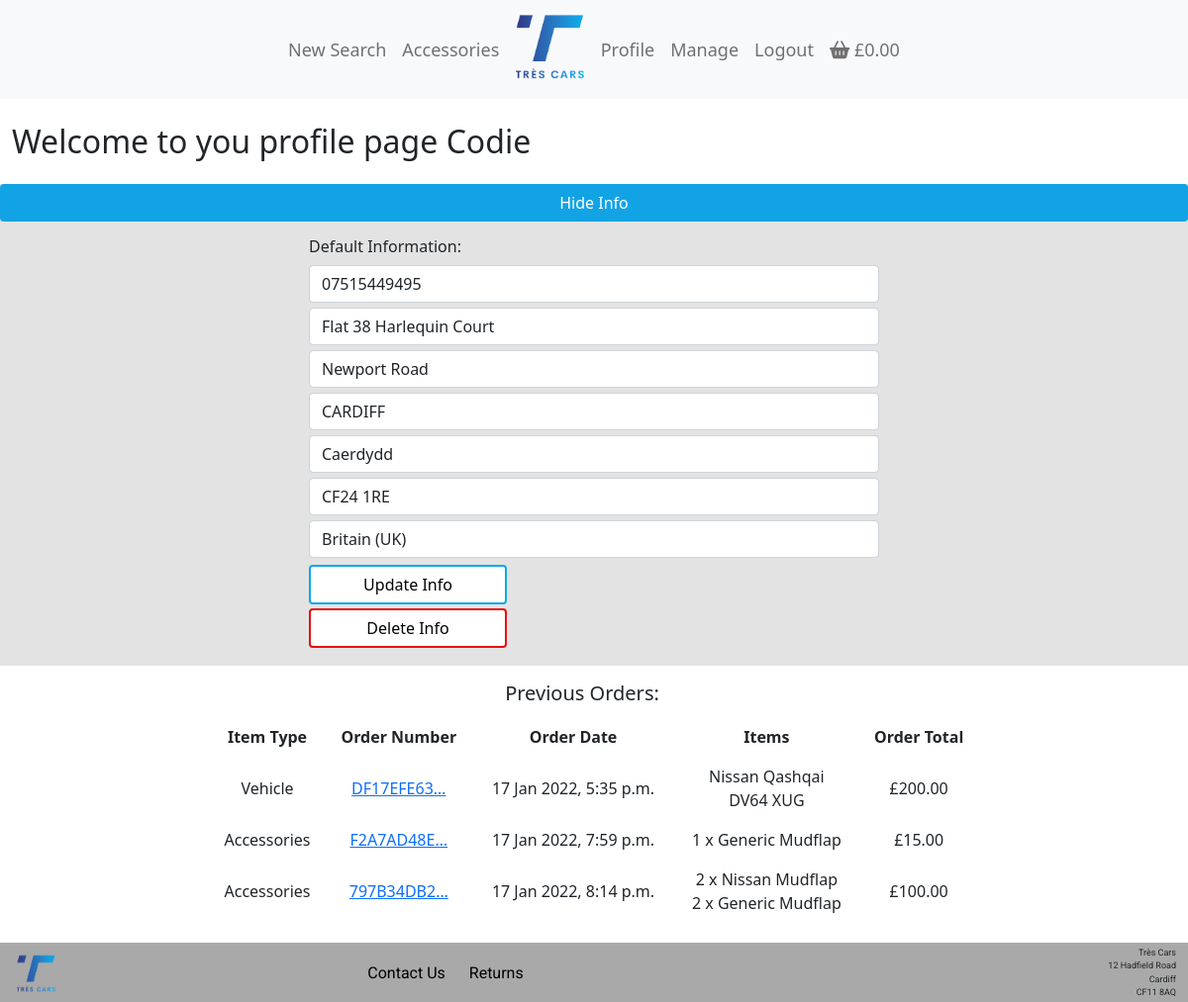
The page /profile/ (signed in) on the database as committed earlier.
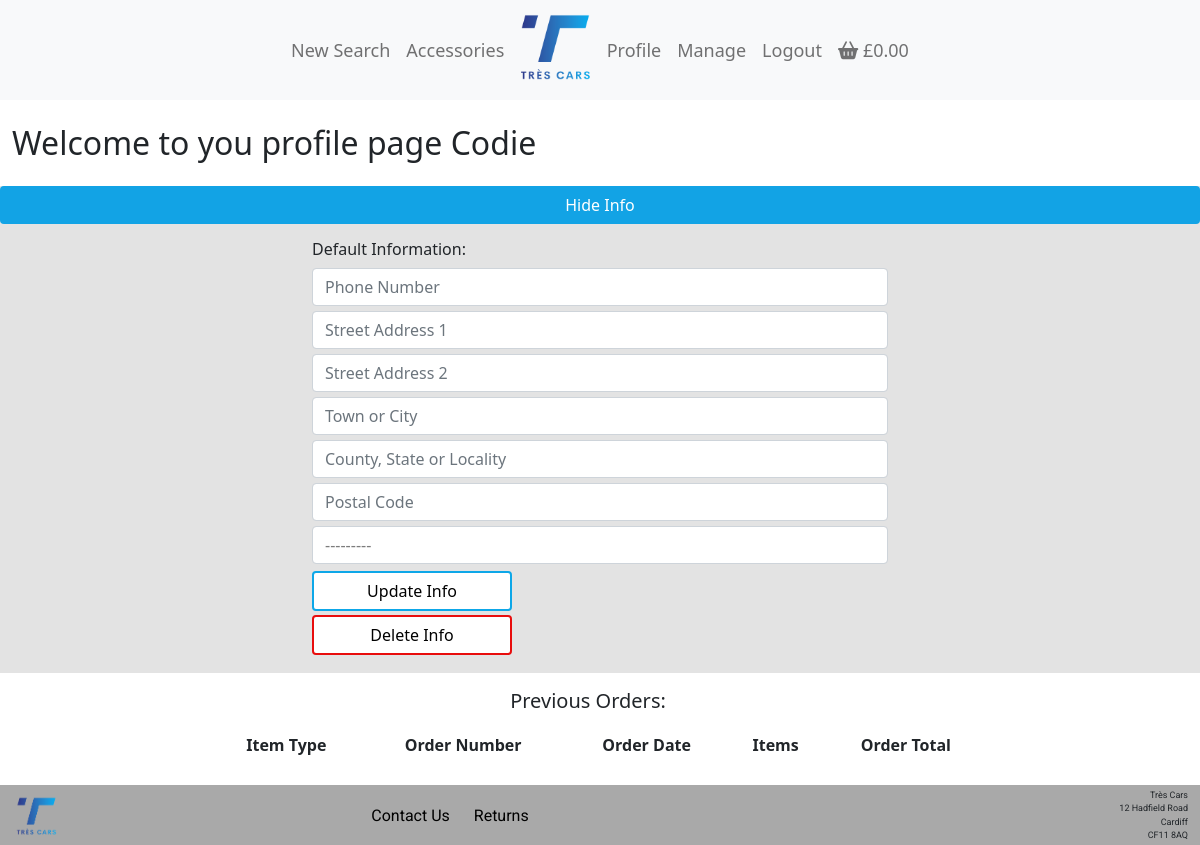
The same page on the database as committed later.
### profiles/models.py (models this page shows)
class UserProfile(models.Model):
    user = models.OneToOneField(User, on_delete=models.CASCADE)
    default_phone_number = models.CharField(max_length=20, null=True, blank=True)
    default_street_address1 = models.CharField(max_length=80, null=True, blank=True)
    default_street_address2 = models.CharField(max_length=80, null=True, blank=True)
    default_town_or_city = models.CharField(max_length=40, null=True, blank=True)
    default_county = models.CharField(max_length=80, null=True, blank=True)
    default_postcode = models.CharField(max_length=20, null=True, blank=True)
    default_country = CountryField(blank_label='Country', null=True, blank=True)
    def __str__(self):
        return self.user.username

### checkout/models.py (models this page shows, shortened)
class Order(models.Model):
    order_number = models.CharField(max_length=32, null=False, editable=False)
    order_type = models.CharField(max_length=15, null=False, blank=False, default='vehicle')
    user_profile = models.ForeignKey(UserProfile, on_delete=models.SET_NULL,
                                     null=True, blank=True, related_name='orders')
    full_name = models.CharField(max_length=50, null=False, blank=False)
    email = models.EmailField(max_length=254, null=False, blank=False)
    phone_number = models.CharField(max_length=20, null=False, blank=False)
    postcode = models.CharField(max_length=20, null=True, blank=True)
    town_or_city = models.CharField(max_length=40, null=False, blank=False)
    street_address1 = models.CharField(max_length=80, null=False, blank=False)
    street_address2 = models.CharField(max_length=80, null=True, blank=True)
    county = models.CharField(max_length=80, null=True, blank=True)
    country = CountryField(blank_label='Country *', null=False, blank=False)
    date = models.DateTimeField(auto_now_add=True)
    delivery_cost = models.DecimalField(max_digits=6, decimal_places=2, null=False, default=0)
    order_total = models.DecimalField(max_digits=10, decimal_places=2, null=False, default=0)
    grand_total = models.DecimalField(max_digits=10, decimal_places=2, null=False, default=0)
    original_bag = models.TextField(null=False, blank=False, default='')
    stripe_pid = models.CharField(max_length=254, null=False, blank=False, default='')

class OrderLineItem(models.Model):
    order = models.ForeignKey(Order, null=False, blank=False, on_delete=models.CASCADE, related_name='lineitems')
    vehicle = models.ForeignKey(Vehicle, null=False, blank=False, on_delete=models.CASCADE)
    lineitem_total = models.DecimalField(max_digits=6, decimal_places=0, null=False, blank=False, editable=False)

class AccessoryOrder(models.Model):
    order_number = models.CharField(max_length=32, null=False, editable=False)
    order_type = models.CharField(max_length=15, null=False, blank=False, default='accessories')
    user_profile = models.ForeignKey(UserProfile, on_delete=models.SET_NULL,
                                     null=True, blank=True, related_name='accessoryOrders')
    full_name = models.CharField(max_length=50, null=False, blank=False)
    email = models.EmailField(max_length=254, null=False, blank=False)
    phone_number = models.CharField(max_length=20, null=False, blank=False)
    postcode = models.CharField(max_length=20, null=True, blank=True)
    town_or_city = models.CharField(max_length=40, null=False, blank=False)
    street_address1 = models.CharField(max_length=80, null=False, blank=False)
    street_address2 = models.CharField(max_length=80, null=True, blank=True)
    county = models.CharField(max_length=80, null=True, blank=True)
    country = CountryField(blank_label='Country *', null=False, blank=False)
    date = models.DateTimeField(auto_now_add=True)
    delivery_cost = models.DecimalField(max_digits=6, decimal_places=2, null=False, default=0)
    order_total = models.DecimalField(max_digits=10, decimal_places=2, null=False, default=0)
    grand_total = models.DecimalField(max_digits=10, decimal_places=2, null=False, default=0)
    original_bag = models.TextField(null=False, blank=False, default='')
    stripe_pid = models.CharField(max_length=254, null=False, blank=False, default='')

class AccessoryOrderLineItem(models.Model):
    order = models.ForeignKey(AccessoryOrder, null=False, blank=False, on_delete=models.CASCADE, related_name='accessorylineitems')
    accessory = models.ForeignKey(Accessory, null=False, blank=False, on_delete=models.CASCADE)
    quantity = models.IntegerField(null=False, blank=False, default=1)
    lineitem_total = models.DecimalField(max_digits=6, decimal_places=0, null=False, blank=False, editable=False)

### vehicles/models.py (models this page shows, shortened)
class Vehicle(models.Model):
    sku = models.CharField(max_length=9, null=False, blank=False)
    name = models.CharField(max_length=254, null=False, blank=False)
    registration = models.CharField(max_length=254, null=False, blank=False)
    make = models.CharField(max_length=50, null=False, blank=False)
    model = models.CharField(max_length=50, null=False, blank=False)
    trim = models.CharField(max_length=50, null=False, blank=False)
    colour = models.CharField(
        max_length=50, null=False, blank=False, choices=colour_choices
    )
    fuel = models.CharField(
        max_length=20, null=False, blank=False, choices=fuel_choices
    )
    engine_size = models.DecimalField(
        max_digits=2, decimal_places=1, null=False, blank=False
    )
    body_type = models.CharField(
        max_length=15, null=False, blank=False, choices=body_type_choices
    )
    gearbox = models.CharField(
        max_length=15, null=False, blank=False, choices=gearbox_choices
    )
    drivetrain = models.CharField(
        max_length=10, null=False, blank=False, choices=drivetrain_choices
    )
    seats = models.IntegerField(null=False, blank=False)
    description = models.TextField()
    price = models.IntegerField(null=False, blank=False, default=200)
    full_price = models.IntegerField(null=False, blank=False)
    mileage = models.IntegerField(null=False, blank=False)
    model_year = models.IntegerField(null=False, blank=False)
    doors = models.IntegerField(null=False, blank=False)
    type = models.CharField(max_length=9, null=False, blank=False, default="vehicle")
    available = models.CharField(
        max_length=9, null=False, blank=False, default="yes", choices=available_choices
    )

### accessories/models.py (models this page shows, shortened)
class Accessory(models.Model):
    class Meta:
        verbose_name_plural = "Accessories"
    category = models.ForeignKey(
        "Category", null=True, blank=True, on_delete=models.SET_NULL
    )
    sku = models.CharField(max_length=254, null=False, blank=False)
    name = models.CharField(max_length=254, null=False, blank=False)
    brand = models.CharField(max_length=254, null=False, blank=False)
    vehicle_make = models.CharField(max_length=50, null=False, blank=False)
    vehicle_model = models.CharField(max_length=50, null=False, blank=False)
    price = models.DecimalField(max_digits=6, decimal_places=2, null=False, blank=False)
    quantity_available = models.IntegerField(null=False, blank=False)
    accessory_type = models.CharField(max_length=254, null=False, blank=False)
    description = models.TextField()
    image = models.ImageField(null=True, blank=True)

### profiles/views.py (the view, shortened to what this page needs)
# urls.py: path('', views.profile, name='profile'),
@login_required
def profile(request):
    request.session['vehicle_bag'] = {}
    user_profile = get_object_or_404(UserProfile, user=request.user)
    form = UserProfileForm(instance=user_profile)
    orders = user_profile.orders.all()
    accessory_orders = user_profile.accessoryOrders.all()
    template = 'profiles/profile.html'
    context = {
        'profile': user_profile,
        'form': form,
        'orders': orders,
        'accessory_orders': accessory_orders,
        'on_profile': True
    }
    return render(request, template, context)

### profiles/forms.py
class UserProfileForm(forms.ModelForm):
    class Meta:
        model = UserProfile()
        exclude = ('user',)
    def __init__(self, *args, **kwargs):
        super().__init__(*args, **kwargs)
        placeholders = {
            'default_phone_number': 'Phone Number',
            'default_postcode': 'Postal Code',
            'default_town_or_city': 'Town or City',
            'default_street_address1': 'Street Address 1',
            'default_street_address2': 'Street Address 2',
            'default_county': 'County, State or Locality',
        }
        self.fields['default_phone_number'].widget.attrs['autofocus'] = True
        for field in self.fields:
            if field != 'default_country':
                if self.fields[field].required:
                    placeholder = f'{placeholders[field]} *'
                else:
                    placeholder = placeholders[field]
                self.fields[field].widget.attrs['placeholder'] = placeholder
            self.fields[field].widget.attrs['class'] = 'profile-form'
            self.fields[field].label = False

### profiles/templates/profiles/profile.html (shortened to what the changed rows need)
{% extends "base.html" %}
{% load static %}
 {% block extra_css %}
    <link rel="stylesheet" href="{% static 'profiles/css/profile.css' %}">
{% endblock %}
{% block content %}
<div class="container-fluid">
    <div class="row">
        <div class="col-12">
            <h2 class="my-4">Welcome to you profile page {{ profile }}</h2>
        </div>
    </div>
    <div class="row profile-saved-info">
        <div class="mx-auto col-12 col-md-8 col-lg-6 my-3" id="profile-info">
            <form action="{% url 'profile' %}" method="post">
                {{ form | crispy }}
            </form>
        </div>
    </div>
    <div class="row profile-previous-orders">
        <div class="mx-auto col-12 col-md-8 col-lg-8 my-1 ">
            <table class="d-none d-sm-table table table-lg table-borderless text-center align-middle">
                <thead>
                    <tr>
                        <th>Item Type</th>
                        <th>Order Number</th>
                        <th>Order Date</th>
                        <th>Items</th>
                        <th>Order Total</th>
                    </tr>
                </thead>
                <tbody>
                    {% for order in orders %}
                        <tr>
                            <td>{{ order.order_type | capfirst }}</td>
                            <td>
                                <a href="{% url 'order_detail' order.order_number %}" title="{{ order.order_number }}">
                                    {{ order.order_number | truncatechars:10 }}
                                </a>
                            </td>
                            <td>{{ order.date }}</td>
                                    {% for item in order.lineitems.all %}
                                            {% if item.vehicle %}
                                                <td>
                                                    {{ item.vehicle.make | capfirst}} {{ item.vehicle.model | capfirst }}
                                                    <br>
                                                    {{ item.vehicle.registration | upper }}
                                                </td>
                                            {% endif %}
                                    {% endfor %}
                            <td>£{{ order.grand_total }}</td>
                        </tr>
                    {% endfor %}
                    {% for a_order in accessory_orders %}
                    <tr>
                        <td>{{ a_order.order_type | capfirst }}</td>
                        <td>
                            <a href="{% url 'accessory_order_detail' a_order.order_number %}" title="Order Number: {{ a_order.order_number }}">
                                {{ a_order.order_number | truncatechars:10 }}
                            </a>
                        </td>
                        <td>{{ a_order.date }}</td>
                                    <td>
                                        {% for item in a_order.accessorylineitems.all %}
                                        <p class="m-0">
                                            {{ item.quantity }} x {{ item.accessory.brand | capfirst }} {{ item.accessory.accessory_type | capfirst }}
                                        </p>
                                        {% endfor %}
                                    </td>
                        <td>£{{ a_order.grand_total }}</td>
                    </tr>
                    {% endfor %}
                </tbody>
            </table>
        </div>
        </div>
    </div>
{% endblock %}

Rows that differ between the two databases and show on the page:
removed Order: order_type "Vehicle", order_number "DF17EFE63…", date "17 Jan 2022, 5:35 p.m.", grand_total "200.00"
removed OrderLineItem: vehicle.make "Nissan", vehicle.model "Qashqai", vehicle.registration "DV64 XUG"
removed AccessoryOrder: order_type "Accessories", order_number "F2A7AD48E…", date "17 Jan 2022, 7:59 p.m.", grand_total "15.00"
removed AccessoryOrderLineItem: quantity "1", accessory.brand "Generic", accessory.accessory_type "Mudflap", shown under "Accessories"
removed AccessoryOrder: order_type "Accessories", order_number "797B34DB2…", date "17 Jan 2022, 8:14 p.m.", grand_total "100.00"
removed AccessoryOrderLineItem: quantity "2", accessory.brand "Nissan", accessory.accessory_type "Mudflap", shown under "Accessories"
removed AccessoryOrderLineItem: quantity "2", accessory.brand "Generic", accessory.accessory_type "Mudflap", shown under "Accessories"
changed UserProfile "Codie": default_phone_number "07515449495" → (not shown); default_street_address1 "Flat 38 Harlequin Court" → (not shown); default_street_address2 "Newport Road" → (not shown); default_town_or_city "CARDIFF" → (not shown); default_county "Caerdydd" → (not shown); default_postcode "CF24 1RE" → (not shown); default_country "Britain (UK)" → "---------"
